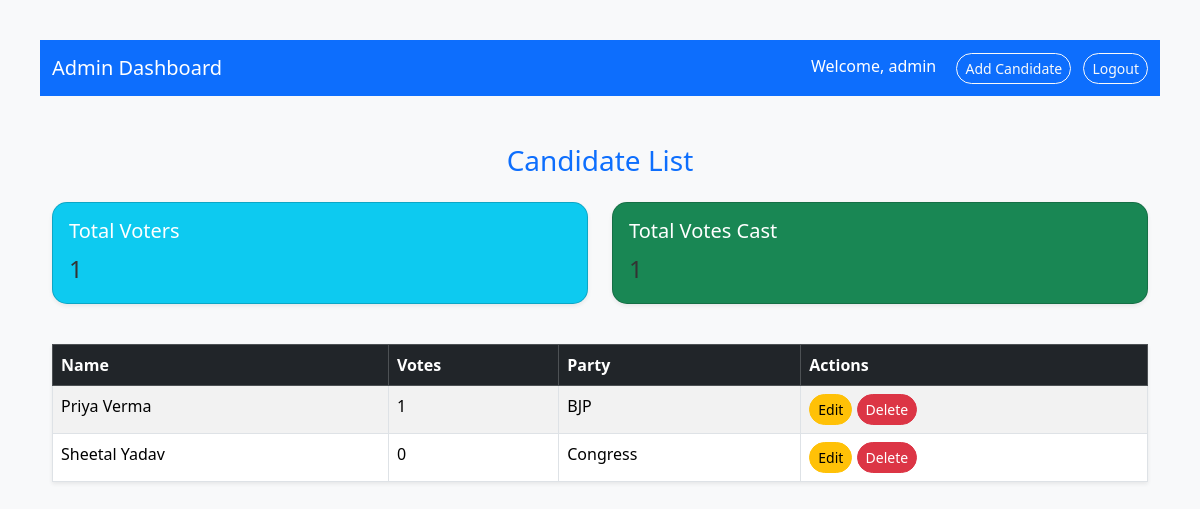
The app's page /admin/dashboard (signed in) with its own data.
### app.py (models this page shows)
class Candidate(db.Model):
    id = db.Column(db.Integer, primary_key=True)
    name = db.Column(db.String(50))
    votes = db.Column(db.Integer, default=0)
    photo = db.Column(db.String(100), nullable=False)       # filename of candidate photo
    party = db.Column(db.String(50), nullable=False)        # party name
    party_logo = db.Column(db.String(100), nullable=False)  # filename of party logo

### app.py (the view)
@app.route('/admin/dashboard')
def admin_dashboard():
    if 'admin' in session:
        candidates = Candidate.query.all()
        total_voters = Voter.query.count()
        total_votes = sum([c.votes for c in candidates])
        return render_template('admin_dashboard.html', candidates=candidates,
                               total_voters=total_voters, total_votes=total_votes)
    else:
        return redirect('/admin/login')

### templates/admin_dashboard.html (shortened to what this page needs)
<!DOCTYPE html>
<html lang="en">
<head>
    <link href="https://cdn.jsdelivr.net/npm/bootstrap@5.3.2/dist/css/bootstrap.min.css" rel="stylesheet">
    <link rel="stylesheet" href="{{ url_for('static', filename='style.css') }}">
</head>
<body class="bg-light">
<nav class="navbar navbar-expand-lg navbar-dark bg-primary">
    <div class="container">
        <a class="navbar-brand" href="#">Admin Dashboard</a>
        <div class="ms-auto">
            <span class="navbar-text text-white me-3">Welcome, {{ session['admin'] }}</span>
            <a href="/add_candidate" class="btn btn-outline-light btn-sm me-2">Add Candidate</a>
            <a href="/logout" class="btn btn-outline-light btn-sm">Logout</a>
        </div>
    </div>
</nav>
<div class="container mt-5">
    <h3 class="text-center text-primary mb-4">Candidate List</h3>
    <div class="row mb-4">
        <div class="col-md-6">
            <div class="card text-white bg-info mb-3 shadow-sm">
                <div class="card-body">
                    <h5 class="card-title">Total Voters</h5>
                    <p class="card-text fs-4">{{ total_voters }}</p>
                </div>
            </div>
        </div>
        <div class="col-md-6">
            <div class="card text-white bg-success mb-3 shadow-sm">
                <div class="card-body">
                    <h5 class="card-title">Total Votes Cast</h5>
                    <p class="card-text fs-4">{{ total_votes }}</p>
                </div>
            </div>
        </div>
    </div>
    <table class="table table-striped table-hover table-bordered shadow-sm bg-white">
        <thead class="table-dark">
            <tr>
                <th>Name</th>
                <th>Votes</th>
                <th>Party</th>
                <th>Actions</th>
            </tr>
        </thead>
        <tbody>
            {% for candidate in candidates %}
            <tr>
                <td>{{ candidate.name }}</td>
                <td>{{ candidate.votes }}</td>
                <td>{{ candidate.party }}</td>
                <td>
                    <a href="/edit_candidate/{{ candidate.id }}" class="btn btn-sm btn-warning">Edit</a>
                    <a href="/delete_candidate/{{ candidate.id }}" class="btn btn-sm btn-danger">Delete</a>
                </td>
            </tr>
            {% endfor %}
        </tbody>
    </table>
</div>
</body>
</html>

### static/style.css (style rules this page uses)
body { font-family: 'Segoe UI', Tahoma, Geneva, Verdana, sans-serif; margin: 40px; background-color: #f8f9fa; }
h1, h2, h3, p { font-weight: 500; color: #333; }
a { text-decoration: none; color: #0066cc; }
.btn { font-weight: 500; border-radius: 50px; }
.card { border-radius: 15px; overflow: hidden; transition: transform 0.2s; }

### records on screen
Candidate: name "Priya Verma", votes "1", party "BJP"
Candidate: name "Sheetal Yadav", votes "0", party "Congress"

### other values on screen
{{ session['admin'] }} "admin"
{{ total_voters }} "1"
{{ total_votes }} "1"
